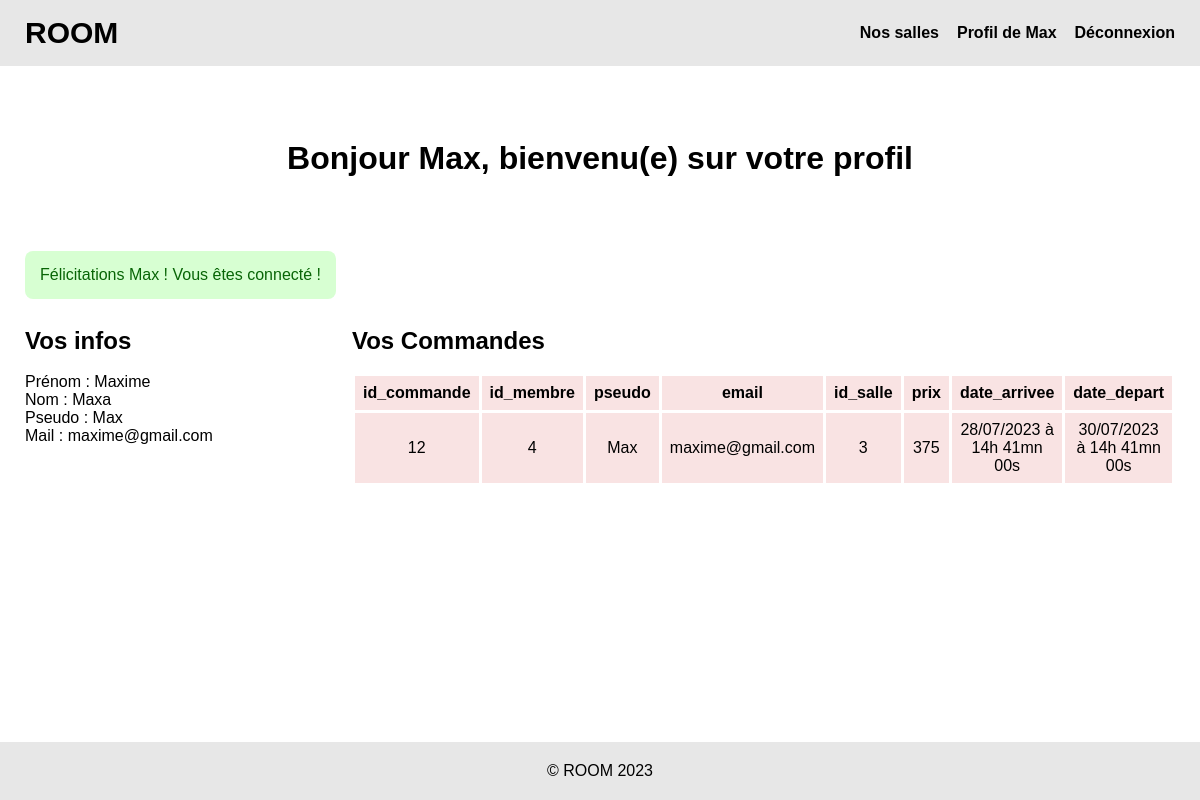
Screenshot of /profil.php?action=validate (signed in) with the database file from the repository.
### tables this page shows
CREATE TABLE IF NOT EXISTS `commande` (
  `id_commande` int NOT NULL AUTO_INCREMENT,
  `id_membre` int NOT NULL,
  `pseudo` varchar(200) NOT NULL,
  `email` varchar(250) NOT NULL,
  `id_salle` int NOT NULL,
  `prix` int NOT NULL,
  `date_arrivee` datetime NOT NULL,
  `date_depart` datetime NOT NULL,
  PRIMARY KEY (`id_commande`),
  KEY `id_membre` (`id_membre`),
  KEY `commande_ibfk_1` (`id_salle`)
);

### include/fonctions.php (called while the page is built, shortened)
<?php
function internauteConnecte(){
    if(!isset($_SESSION['user'])){
        return FALSE;
    }else{
        return TRUE;
    }
}
function internauteConnecteAdmin(){
    if(internauteConnecte() && $_SESSION['user']['statut'] == 1){
        return TRUE;
    }else{
        return FALSE;
    }
}

### include/init.php (called while the page is built, shortened)
<?php
$validate = "";
require_once('fonctions.php');

### profil.php (the view, shortened to what this page needs)
<?php
require_once('include/fonctions.php');
require_once('include/init.php');
if(isset($_GET['action']) && $_GET['action'] == 'validate'){
    $validate .= '<div class="reussiteInscription"> Félicitations </strong>' . $_SESSION['user']['pseudo'] . ' !'. '</strong> Vous êtes connecté !</div>';
}
?>
<?php
require_once('include/header.php');
?>
        <div class="globalContainer">
            <main>
                <h1>
                    Bonjour <?= (internauteConnecteAdmin()) ?$_SESSION['user']['pseudo'] .  " vous êtes admin du site" : $_SESSION['user']['pseudo'] . ", bienvenu(e) sur votre profil" ?>
                </h1>
                <?= $validate ?>
                <div class="containeProfil">
                    <div class="containeInfoProfil">
                        <h2>Vos infos</h2>
                        <ul>
                            <li>
                                Prénom : <?= $_SESSION['user']['prenom'] ?>
                            </li>
                            <li>
                                Nom : <?= $_SESSION['user']['nom'] ?>
                            </li>
                            <li>
                                Pseudo : <?= $_SESSION['user']['pseudo'] ?>
                            </li>
                            <li>
                                Mail : <?= $_SESSION['user']['email'] ?>
                            </li>
                        </ul>
                    </div>
                    <div class="containerCommande">
                        <h2>Vos Commandes</h2>
                        <?php
                            $id_m = $_SESSION['user']['id_membre'];
                            $queryUsers = $pdo->prepare("SELECT id_commande FROM commande WHERE id_membre = :id_membre");
                            $queryUsers->bindValue(':id_membre', $id_m, PDO::PARAM_INT);
                            $queryUsers->execute();
                        ?>
                        <?php if($queryUsers->rowCount() >= 1): ?>
                            <div class="table-container">
                                <table>
                                    <?php $afficheGestionCommande = $pdo->query("SELECT id_commande, id_membre, pseudo, email, id_salle, prix, DATE_FORMAT(date_arrivee, '%d/%m/%Y à %Hh %imn %ss')AS date_arrivee, DATE_FORMAT(date_depart, '%d/%m/%Y à %Hh %imn %ss')AS date_depart
                                    FROM commande
                                    ORDER BY id_commande");
                                    ?>
                                        <thead>
                                            <tr>
                                                <?php for ($i = 0; $i < $afficheGestionCommande->columnCount(); $i++) {
                                                    $colonne = $afficheGestionCommande->getColumnMeta($i);?>
                                                        <th><?= $colonne['name'] ?></th>
                                                <?php } ?>
                                            </tr>
                                        </thead>
                                        <tbody>
                                                <?php while ($commande = $afficheGestionCommande->fetch(PDO::FETCH_ASSOC)) : ?>
                                                    <tr>
                                                        <?php foreach ($commande as $value) : ?>
                                                            <?php if($commande['id_membre'] == $_SESSION['user']['id_membre']):?>
                                                                <td><?= $value ?></td>
                                                            <?php endif;?>
                                                        <?php endforeach; ?>
                                                    </tr>
                                                <?php endwhile;?>
                                        </tbody>
                                </table>
                            </div>
                        <?php else:?>
                            <p>Vous n'avez pas encore de commande</p>
                        <?php endif;?>
                    </div>
                </div>
            </main>
        </div>
<?php require_once('include/footer.php');?>

### css/style.css (style rules this page uses)
* { box-sizing: border-box; margin: 0; padding : 0; list-style: none; }
body { min-height: 100dvh; display: flex; flex-direction: column; justify-content: space-between; font-family: 'Gill Sans', 'Gill Sans MT', Calibri, 'Trebuchet MS', sans-serif; }
h1 { padding : 24px 0; text-align: center; margin: 30px 0 50px; }
h2 { padding : 18px 0; }
main { padding : 20px 25px; }
div.reussiteInscription { padding: 15px; background-color: rgb(215, 255, 210); color: rgb(8, 101, 6); margin: 10px 0; width: fit-content; border-radius: 8px; }
.globalContainer { display: flex; flex-direction: column; justify-content: space-between; flex:1; }

### css/profil.css (style rules this page uses)
.containeProfil { display: flex; max-width: 1200px; margin: auto; gap: 24px; }
.containeInfoProfil { flex:2; }
.containerCommande { flex: 3; }
.table-container { overflow-x:auto; width: 100%; }
table { width: 100%; border-collapse: collapse; background-color: rgb(249, 227, 227); }
th, td { padding: 8px; border: 3px solid #ffffff; border-radius: 4px; text-align: center; }

### rows the page displays
commande: id_commande "12", id_membre "4", pseudo "Max", email "maxime@gmail.com", id_salle "3", prix "375", value "28/07/2023 à 14h 41mn 00s", value "30/07/2023 à 14h 41mn 00s"

### other values shown
$_SESSION['user']['pseudo'] "Max"
$_SESSION['user']['prenom'] "Maxime"
$_SESSION['user']['nom'] "Maxa"
$_SESSION['user']['email'] "maxime@gmail.com"
$colonne['name'] "id_commande"
$colonne['name'] "id_membre"
$colonne['name'] "pseudo"
$colonne['name'] "email"
$colonne['name'] "id_salle"
$colonne['name'] "prix"
$colonne['name'] "date_arrivee"
$colonne['name'] "date_depart"
